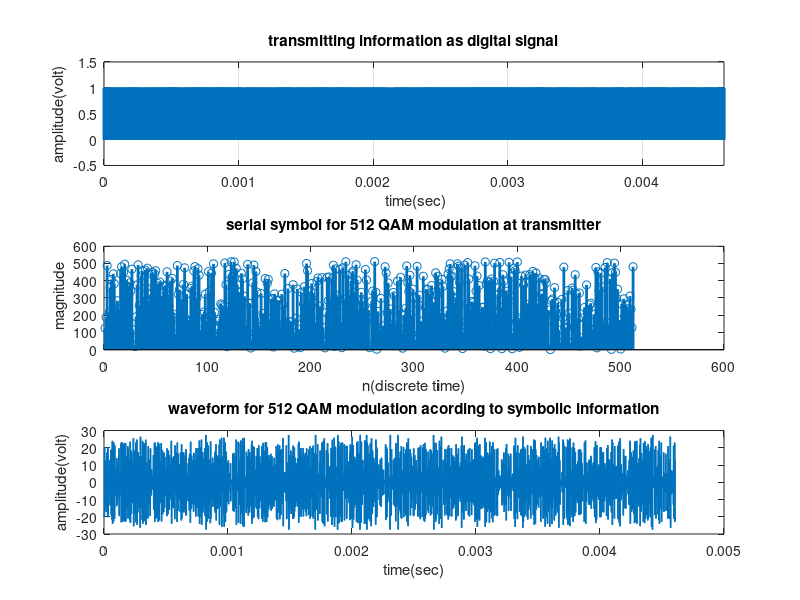
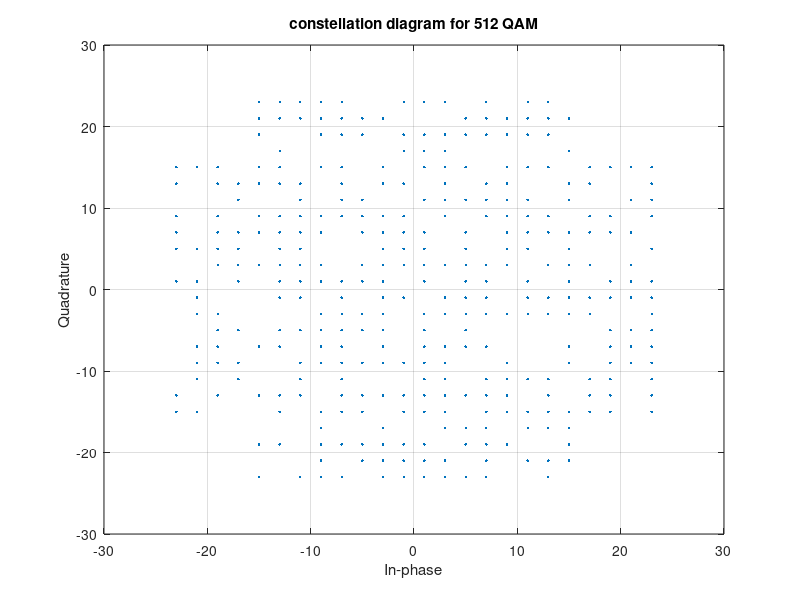
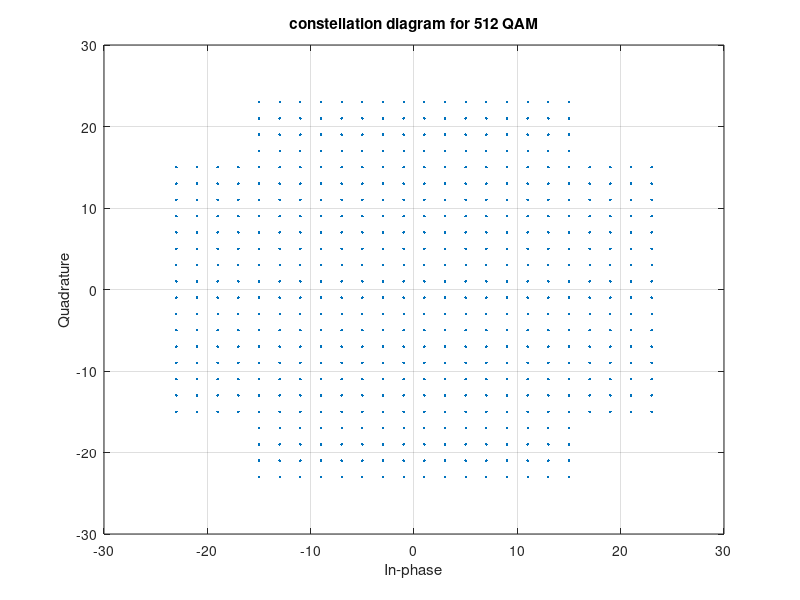
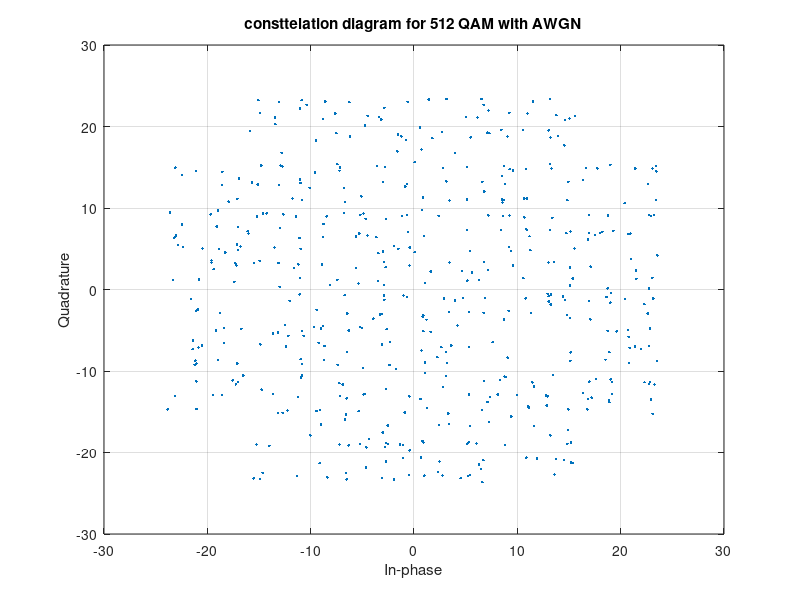

The MATLAB script that drew these images, in order:
clear all
close all
clc;

% We will use 512 QAM Modulation
% That means we have 512 symbols and #bits/symbols = log2(512) = 9
% our stream of bits at least will be 512 * 9 = 4608 bit
M = 512; % Number of symbols
m = log2(M); % Number Of bits per symbol 
n_bits = 4608 ; % Defining Number of bits
stream = randi([0, 1], 1,n_bits); % This function generates 4608 random binary values

% Representation of transmitting binary information as digital signal 
x=stream;
bp=.000001; % bit period
bit=[]; % Defining empty array 
% The following for loop convert the stream of bits to a digital signal
for n=1:1:length(x)
if x(n)==1;
se=ones(1,100);
else x(n)==0;
se=zeros(1,100);
end
bit=[bit se];
end
t1=bp/100:bp/100:100*length(x)*(bp/100);
figure(1)
subplot(3,1,1);
plot(t1,bit,'lineWidth',2.5);grid on;
axis([ 0 bp*length(x) -.5 1.5]);
ylabel('amplitude(volt)');
xlabel(' time(sec)');
title('transmitting information as digital signal');

% binary information convert into symbolic form for M-array QAM modulation
stream_reshape=reshape(stream,log2(M),n_bits/log2(M))'; % Reshape every 9 bits into one vector
for(j=1:1:M)
for(i=1:1:log2(M))
a(j,i)=num2str(stream_reshape(j,i));
end
end
as=bin2dec(a);
ass=as';
figure(1)
subplot(3,1,2);
stem(ass,'Linewidth',2.0);
title('serial symbol for 512 QAM modulation at transmitter');
xlabel('n(discrete time)');
ylabel(' magnitude');

% Mapping for 512 QAM modulation
% define general constalation distribution for 512 QAM starting from 0 to 511
constellation = [-15+17i  -15+19i  -15+21i  -15+23i   -1+23i   -1+21i...
  -1+19i   -1+17i   -1-17i   -1-19i   -1-21i   -1-23i  -15-23i  -15-21i...
  -15-19i  -15-17i  -13+17i  -13+19i  -13+21i  -13+23i   -3+23i   -3+21i...
   -3+19i   -3+17i   -3-17i   -3-19i   -3-21i   -3-23i  -13-23i  -13-21i...
  -13-19i  -13-17i  -11+17i  -11+19i  -11+21i  -11+23i   -5+23i   -5+21i...
   -5+19i   -5+17i   -5-17i   -5-19i   -5-21i   -5-23i  -11-23i  -11-21i...
  -11-19i  -11-17i   -9+17i   -9+19i   -9+21i   -9+23i   -7+23i   -7+21i...
   -7+19i   -7+17i   -7-17i   -7-19i   -7-21i   -7-23i   -9-23i   -9-21i...
   -9-19i   -9-17i  -23+15i  -23+13i  -23+11i   -23+9i   -23+7i   -23+5i...
   -23+3i   -23+1i   -23-1i   -23-3i   -23-5i   -23-7i   -23-9i  -23-11i...
  -23-13i  -23-15i  -21+15i  -21+13i  -21+11i   -21+9i   -21+7i   -21+5i...
   -21+3i   -21+1i   -21-1i   -21-3i   -21-5i   -21-7i   -21-9i  -21-11i...
  -21-13i  -21-15i  -19+15i  -19+13i  -19+11i   -19+9i   -19+7i   -19+5i...
   -19+3i   -19+1i   -19-1i   -19-3i   -19-5i   -19-7i   -19-9i  -19-11i  -19-13i  -19-15i  -17+15i  -17+13i  -17+11i   -17+9i   -17+7i   -17+5i   -17+3i   -17+1i   -17-1i   -17-3i   -17-5i   -17-7i   -17-9i  -17-11i  -17-13i  -17-15i  -15+15i  -15+13i  -15+11i   -15+9i   -15+7i   -15+5i   -15+3i   -15+1i   -15-1i   -15-3i   -15-5i   -15-7i   -15-9i  -15-11i  -15-13i  -15-15i  -13+15i  -13+13i  -13+11i   -13+9i   -13+7i   -13+5i   -13+3i   -13+1i   -13-1i   -13-3i   -13-5i   -13-7i   -13-9i  -13-11i  -13-13i  -13-15i  -11+15i  -11+13i  -11+11i   -11+9i   -11+7i   -11+5i   -11+3i   -11+1i   -11-1i   -11-3i   -11-5i   -11-7i   -11-9i  -11-11i  -11-13i  -11-15i   -9+15i   -9+13i   -9+11i    -9+9i    -9+7i    -9+5i    -9+3i    -9+1i    -9-1i    -9-3i    -9-5i    -9-7i    -9-9i   -9-11i   -9-13i   -9-15i   -7+15i   -7+13i   -7+11i    -7+9i    -7+7i    -7+5i    -7+3i    -7+1i    -7-1i    -7-3i    -7-5i    -7-7i    -7-9i   -7-11i   -7-13i   -7-15i   -5+15i   -5+13i   -5+11i    -5+9i    -5+7i    -5+5i    -5+3i    -5+1i    -5-1i    -5-3i    -5-5i    -5-7i    -5-9i   -5-11i   -5-13i   -5-15i   -3+15i   -3+13i   -3+11i    -3+9i    -3+7i    -3+5i    -3+3i    -3+1i    -3-1i    -3-3i    -3-5i    -3-7i    -3-9i   -3-11i   -3-13i   -3-15i   -1+15i   -1+13i   -1+11i    -1+9i    -1+7i    -1+5i    -1+3i    -1+1i    -1-1i    -1-3i    -1-5i    -1-7i    -1-9i   -1-11i   -1-13i   -1-15i    1+15i    1+13i    1+11i     1+9i     1+7i     1+5i     1+3i     1+1i     1-1i     1-3i     1-5i     1-7i     1-9i    1-11i    1-13i    1-15i    3+15i    3+13i    3+11i     3+9i     3+7i     3+5i     3+3i     3+1i     3-1i     3-3i     3-5i     3-7i     3-9i    3-11i    3-13i    3-15i    5+15i    5+13i    5+11i     5+9i     5+7i     5+5i     5+3i     5+1i     5-1i     5-3i     5-5i     5-7i     5-9i    5-11i    5-13i    5-15i    7+15i    7+13i    7+11i     7+9i     7+7i     7+5i     7+3i     7+1i     7-1i     7-3i     7-5i     7-7i     7-9i    7-11i    7-13i    7-15i    9+15i    9+13i    9+11i     9+9i     9+7i     9+5i     9+3i     9+1i     9-1i     9-3i     9-5i     9-7i     9-9i    9-11i    9-13i    9-15i   11+15i   11+13i   11+11i    11+9i    11+7i    11+5i    11+3i    11+1i    11-1i    11-3i    11-5i    11-7i    11-9i   11-11i   11-13i   11-15i   13+15i   13+13i   13+11i    13+9i    13+7i    13+5i    13+3i    13+1i    13-1i    13-3i    13-5i    13-7i    13-9i   13-11i   13-13i   13-15i   15+15i   15+13i   15+11i    15+9i    15+7i    15+5i    15+3i    15+1i    15-1i    15-3i    15-5i    15-7i    15-9i   15-11i   15-13i   15-15i   17+15i   17+13i   17+11i    17+9i    17+7i    17+5i    17+3i    17+1i    17-1i    17-3i    17-5i    17-7i    17-9i   17-11i   17-13i   17-15i   19+15i   19+13i   19+11i    19+9i    19+7i    19+5i    19+3i    19+1i    19-1i    19-3i    19-5i    19-7i    19-9i   19-11i   19-13i   19-15i   21+15i   21+13i   21+11i    21+9i    21+7i    21+5i    21+3i    21+1i    21-1i    21-3i    21-5i    21-7i    21-9i   21-11i   21-13i   21-15i   23+15i   23+13i   23+11i    23+9i    23+7i    23+5i    23+3i    23+1i    23-1i    23-3i    23-5i    23-7i    23-9i   23-11i   23-13i   23-15i    9+17i    9+19i    9+21i    9+23i    7+23i    7+21i    7+19i    7+17i    7-17i    7-19i    7-21i    7-23i    9-23i    9-21i    9-19i    9-17i   11+17i   11+19i   11+21i   11+23i    5+23i    5+21i    5+19i    5+17i    5-17i    5-19i    5-21i    5-23i   11-23i   11-21i   11-19i   11-17i   13+17i   13+19i   13+21i   13+23i    3+23i    3+21i    3+19i    3+17i    3-17i    3-19i    3-21i    3-23i   13-23i   13-21i   13-19i   13-17i   15+17i   15+19i   15+21i   15+23i    1+23i    1+21i    1+19i    1+17i    1-17i    1-19i    1-21i    1-23i   15-23i   15-21i   15-19i   15-17i];
p =[]; % Defining empty array 
% mapping symbols to general constellation
for v = 1:1:512
   for vv = 1:1:512
      if ass(v) == vv-1
          p = [p constellation(vv)];
      end
   end
end 
scatterplot(p),grid on;
title('constellation diagram for 512 QAM');
scatterplot(constellation),grid on;
title('constellation diagram for 512 QAM');


%512 QAM modulation
RR=real(p)
II=imag(p)
sp=bp*9; %symbol period for 512 QAM
sr=1/sp; % symbol rate
f=sr*2;
t=sp/100:sp/100:sp; % time vector for each transmitted symbol
ss=length(t);
m=[];
for(k=1:1:length(RR))
yr=RR(k)*cos(2*pi*f*t); % inphase or real component
yim=II(k)*sin(2*pi*f*t); % Quadrature or imagenary component
y=yr+yim;
m=[m y];
end
tt=sp/100:sp/100:sp*length(RR); % time vector for all transmitted symbols
figure(1);
subplot(3,1,3);
plot(tt,m);
title('waveform for 512 QAM modulation acording to symbolic information');
xlabel('time(sec)');
ylabel('amplitude(volt)');
%AWGN channel
p_signal= mean(abs(y).^2); % signal power 
% show noise effect on conestellation diagram 
    snr = 30; % signal to noise ratio in dB
    noise = awgn(p,snr,'measured'); % awgn effect 
        h = scatterplot (noise);
        grid
    title('consttelation diagram for 512 QAM with AWGN');

        
    snr = 10; 
    noise = awgn(p,snr,'measured');  
        h = scatterplot (noise);
        grid
  title('consttelation diagram for 512 QAM with AWGN');

      snr = 5; 
    noise = awgn(p,snr,'measured'); 
        h = scatterplot (noise);
        grid
  title('consttelation diagram for 512 QAM with AWGN');

      snr = 0; 
    noise = awgn(p,snr,'measured');
        h = scatterplot (noise);
        grid
  title('consttelation diagram for 512 QAM with AWGN');

            snr = 30; 
    noise = awgn(p,snr,'measured'); 
        h = scatterplot (noise);
        grid
  title('consttelation diagram for 512 QAM with AWGN');
  
  %% 512 QAM demodulation 
clear i 
clear j
k1 = floor(sqrt(M));
r = 2*(0:k1-1) - k1 + 1;
[xi, yi] = meshgrid(r);
c = xi + j*flipud(yi);
c = c(:);

%now comparing the data from c's vector after rounding the input data.
z = zeros(size( noise)); 

%Find closest constellation symbol, symbol-by-symbol.
for k1 = 1:length( noise)
    [nil,ind] = min(abs( noise(k1) - c));
    z(k1) = ind - 1;
end

zb=de2bi(z,'left-msb'); % converting from decimal to binary symbol
zb=reshape(zb.',numel(zb),1');  % converting symbol to vector of bits 0s and 1s
%%%%%%%%%%%%%%%%%%%%%%%%%%%%%%%%%%% BER
ber=0; 
for i=1:length(stream)
    if stream(i)~=zb(i)
        ber=ber+1;
    end
end
EbNoindB=-10:5:20;
EbNo=20;
noise1 = awgn(p,EbNo,'measured');

clear i 
clear j
k11 = floor(sqrt(M));
rr = 2*(0:k11-1) - k11 + 1;
[xi, yi] = meshgrid(rr);
cc = xi + j*flipud(yi);
cc = cc(:);

%now comparing the data from c's vector after rounding the input data.
zz = zeros(size(noise1)); 

%Find closest constellation symbol, symbol-by-symbol.
for k11 = 1:length(noise1)
    [nill,indd] = min(abs(noise1(k11)-cc));
    zz(k11)= indd- 1;
end

zbb=de2bi(zz,'left-msb'); % converting from decimal to binary symbol
zbb=reshape(zbb.',numel(zbb),1');  % converting symbol to vector of bits 0s and 1s
ber1=0; 
for i=1:length(stream)
    if stream(i)~=zbb(i)
        ber1=ber1+1;
    end
end
%%%%%%%%%%%%%%%%%%%%%%%%%%%%%%%%%%%%%%%%%%%%%%%%%%%%%%%%%%%%%%%%
BER=[2243 2210 2086 2076 2036 1984 1946];
BER1=BER/n_bits;
semilogy(EbNoindB,BER1)
title('the relation between the BER vs. Eb\NoindB');
xlabel('Eb\NoindB');
ylabel('bit_error_rate');
%%%%%%%%%%%%%%%%%%%%%%%%%%%%%%%%%%%%%%%%%%%%%%%%%%%%%%%%%%%%%%%%
EbNoratio=10.^(EbNoindB/10);
q=sqrt(3*9*EbNoratio/(M-1));
PE=(4/9)*(1-1/sqrt(M))*(1/2)*erfc(q/sqrt(2));
figure
semilogy(EbNoindB,PE)
title('the relation between theortical BER vs. Eb\NoindB');
xlabel('Eb\NoindB');
ylabel('bit_error_rate');
